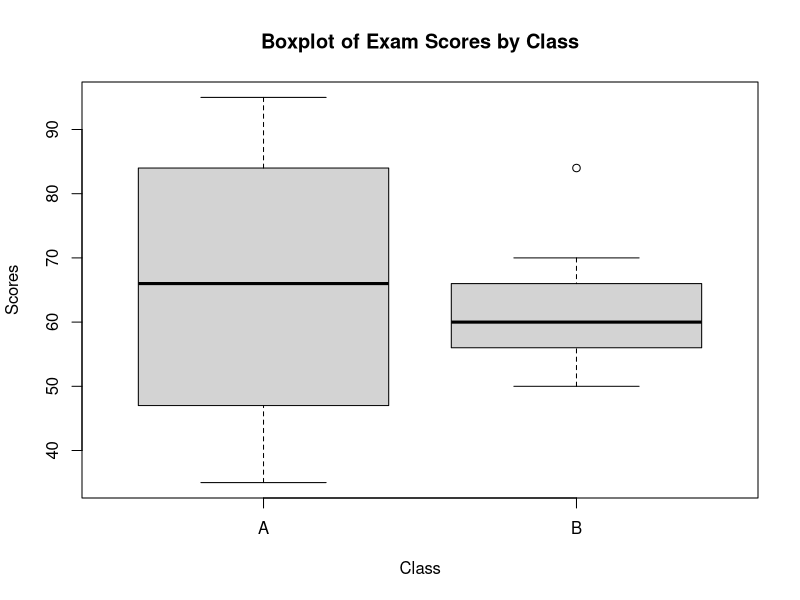

Generate this figure with R:
# Data for Class A and Class B
classA <- c(76, 35, 47, 64, 95, 66, 89, 36, 84)
classB <- c(51, 56, 84, 60, 59, 70, 63, 66, 50)

# Calculate mean, median, and range for Class A
mean_A <- mean(classA)
median_A <- median(classA)
range_A <- max(classA) - min(classA)

# Calculate mean, median, and range for Class B
mean_B <- mean(classB)
median_B <- median(classB)
range_B <- max(classB) - min(classB)

# Compare means
if (mean_A > mean_B) {
  mean_higher <- "Class A"
} else if (mean_A < mean_B) {
  mean_higher <- "Class B"
} else {
  mean_higher <- "Both classes have the same mean"
}

# Compare medians
if (median_A > median_B) {
  median_higher <- "Class A"
} else if (median_A < median_B) {
  median_higher <- "Class B"
} else {
  median_higher <- "Both classes have the same median"
}

# Compare ranges
if (range_A > range_B) {
  range_higher <- "Class A"
} else if (range_A < range_B) {
  range_higher <- "Class B"
} else {
  range_higher <- "Both classes have the same range"
}

# Print results
cat("Mean: Class", mean_higher, "had a higher mean.\n")
cat("Median: Class", median_higher, "had a higher median.\n")
cat("Range: Class", range_higher, "had a higher range.\n")
# Combine data for both classes
combined_data <- data.frame(Class = c(rep("A", length(classA)), rep("B", length(classB))),
                             Score = c(classA, classB))

# Create a boxplot
boxplot(Score ~ Class, data = combined_data,
        main = "Boxplot of Exam Scores by Class",
        xlab = "Class", ylab = "Scores")

# Provide inferences
cat("\nInferences based on the boxplot:\n")
cat("- Class A has a wider range of scores compared to Class B.\n")
cat("- Class A's distribution appears to be skewed towards higher scores, while Class B's distribution is more symmetric.\n")
cat("- Class A has a higher median and a more spread-out interquartile range compared to Class B.\n")
